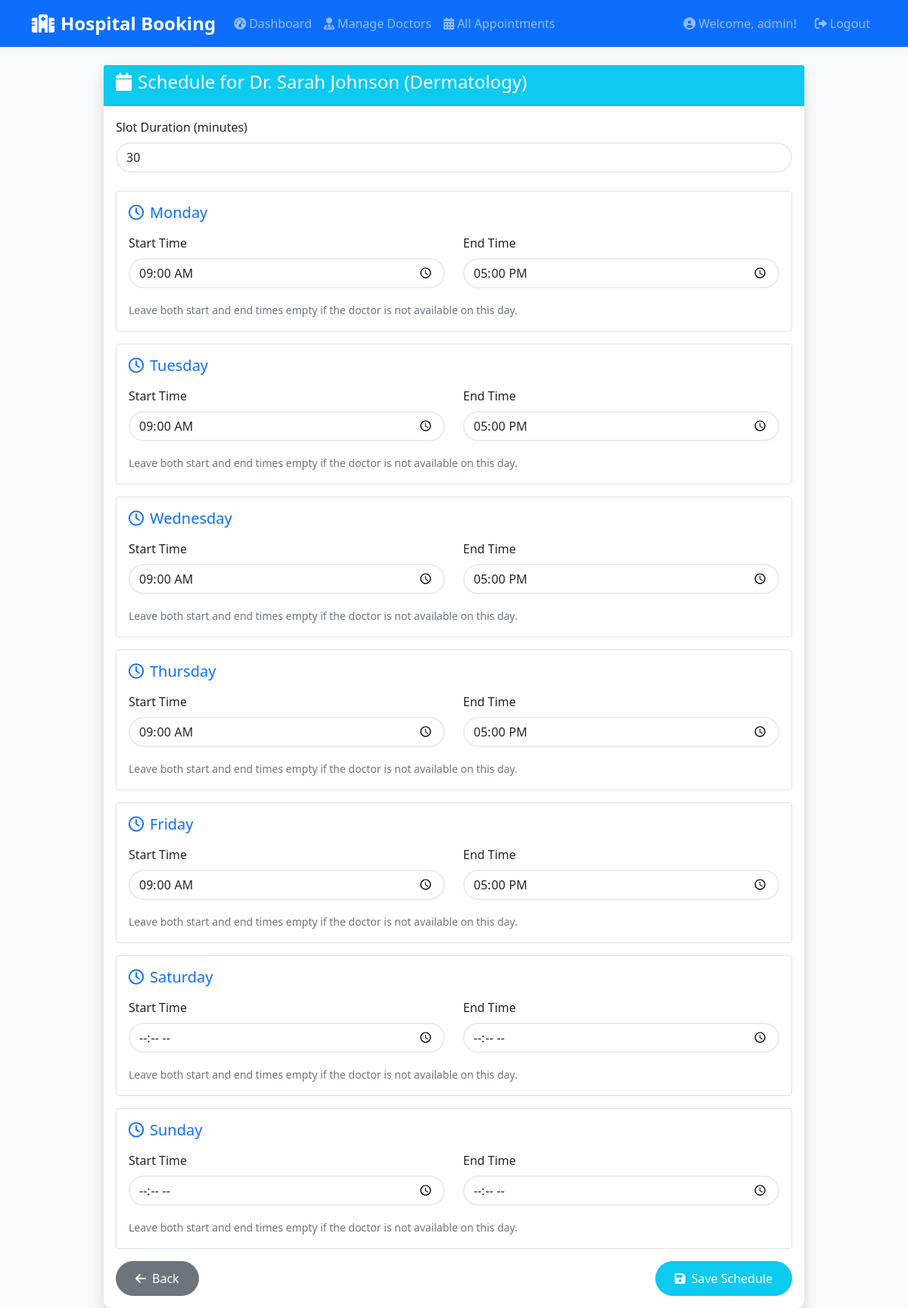
Page /admin/doctor/2/schedule (signed in) on the committed database.
### models/user.py (models this page shows, shortened)
class User(UserMixin, db.Model):
    id = db.Column(db.Integer, primary_key=True)
    username = db.Column(db.String(80), unique=True, nullable=False)
    email = db.Column(db.String(120), unique=True, nullable=False)
    password_hash = db.Column(db.String(128), nullable=False)
    role = db.Column(db.String(20), default='patient')  # 'patient' or 'admin'
    phone = db.Column(db.String(15))
    created_at = db.Column(db.DateTime, default=datetime.utcnow)
    appointments = db.relationship('Appointment', backref='patient', lazy=True)

### models/doctor.py (models this page shows, shortened)
class Doctor(db.Model):
    id = db.Column(db.Integer, primary_key=True)
    name = db.Column(db.String(100), nullable=False)
    specialization = db.Column(db.String(100), nullable=False)
    email = db.Column(db.String(120))
    phone = db.Column(db.String(15))
    experience = db.Column(db.Integer)  # years of experience
    qualifications = db.Column(db.Text)
    is_available = db.Column(db.Boolean, default=True)
    created_at = db.Column(db.DateTime, default=datetime.utcnow)
    appointments = db.relationship('Appointment', backref='doctor', lazy=True)
    schedules = db.relationship('DoctorSchedule', backref='doctor', lazy=True, cascade='all, delete-orphan')

class DoctorSchedule(db.Model):
    id = db.Column(db.Integer, primary_key=True)
    doctor_id = db.Column(db.Integer, db.ForeignKey('doctor.id'), nullable=False)
    day_of_week = db.Column(db.Integer, nullable=False)  # 0=Monday, 6=Sunday
    start_time = db.Column(db.Time, nullable=False)
    end_time = db.Column(db.Time, nullable=False)
    slot_duration = db.Column(db.Integer, default=30)  # minutes per appointment

### routes/admin.py (the view, shortened to what this page needs)
@admin_bp.route('/admin/doctor/<int:doctor_id>/schedule', methods=['GET', 'POST'])
@login_required
@admin_required
def manage_doctor_schedule(doctor_id):
    doctor = Doctor.query.get_or_404(doctor_id)
    schedules = {s.day_of_week: s for s in DoctorSchedule.query.filter_by(doctor_id=doctor_id).all()}
    return render_template('doctor_schedule.html', doctor=doctor, schedules=schedules)

### app.py (called while the page is built)
def create_app(config_name=None):
    app = Flask(__name__)
    if config_name is None:
        config_name = os.environ.get('FLASK_ENV', 'development')
    app.config.from_object(config[config_name])
    db.init_app(app)
    login_manager = LoginManager()
    login_manager.init_app(app)
    login_manager.login_view = 'auth.login'
    login_manager.login_message = 'Please log in to access this page.'
    login_manager.login_message_category = 'info'
    @login_manager.user_loader
    def load_user(user_id):
        return User.query.get(int(user_id))
    app.register_blueprint(auth_bp)
    app.register_blueprint(patient_bp)
    app.register_blueprint(admin_bp)
    with app.app_context():
        db.create_all()
        create_sample_data()
    return app

### routes/admin.py (called while the page is built)
def admin_required(f):
    @wraps(f)
    def decorated_function(*args, **kwargs):
        if not current_user.is_authenticated or current_user.role != 'admin':
            flash('Admin access required!', 'error')
            return redirect(url_for('auth.login'))
        return f(*args, **kwargs)
    return decorated_function

### templates/doctor_schedule.html (shortened to what this page needs)
{% extends "base.html" %}
{% block content %}
<div class="row justify-content-center">
    <div class="col-md-10">
        <div class="card shadow">
            <div class="card-header bg-info text-white">
                <h4><i class="fas fa-calendar me-2"></i>Schedule for {{ doctor.name }} ({{ doctor.specialization }})</h4>
            </div>
            <div class="card-body">
                <form method="POST" action="{{ url_for('admin.manage_doctor_schedule', doctor_id=doctor.id) }}">
                    <div class="mb-4">
                        <label for="slot_duration" class="form-label">Slot Duration (minutes)</label>
                        <input type="number" class="form-control" id="slot_duration" name="slot_duration" min="5" step="5"
                               value="{% if schedules and schedules|length > 0 %}{{ schedules[0].slot_duration }}{% else %}30{% endif %}" required>
                    </div>
                    {% set days = ['monday', 'tuesday', 'wednesday', 'thursday', 'friday', 'saturday', 'sunday'] %}
                    {% for day in days %}
                    <div class="border rounded p-3 mb-3">
                        <h5 class="mb-3 text-capitalize text-primary"><i class="far fa-clock me-2"></i>{{ day }}</h5>
                        <div class="row">
                            <div class="col-md-6 mb-3">
                                <label for="{{ day }}_start_time" class="form-label">Start Time</label>
                                <input type="time" class="form-control" id="{{ day }}_start_time" name="{{ day }}_start_time"
                                    value="{% if schedules and schedules|length > loop.index0 and schedules[loop.index0].start_time %}{{ schedules[loop.index0].start_time.strftime('%H:%M') }}{% endif %}">
                            </div>
                            <div class="col-md-6 mb-3">
                                <label for="{{ day }}_end_time" class="form-label">End Time</label>
                                <input type="time" class="form-control" id="{{ day }}_end_time" name="{{ day }}_end_time"
                                    value="{% if schedules and schedules|length > loop.index0 and schedules[loop.index0].end_time %}{{ schedules[loop.index0].end_time.strftime('%H:%M') }}{% endif %}">
                            </div>
                        </div>
                        <small class="text-muted">Leave both start and end times empty if the doctor is not available on this day.</small>
                    </div>
                    {% endfor %}
                    <div class="d-flex justify-content-between">
                        <a href="{{ url_for('admin.manage_doctors') }}" class="btn btn-secondary">
                            <i class="fas fa-arrow-left me-2"></i>Back
                        </a>
                        <button type="submit" class="btn btn-info text-white">
                            <i class="fas fa-save me-2"></i>Save Schedule
                        </button>
                    </div>
                </form>
            </div>
        </div>
    </div>
</div>
{% endblock %}

### templates/base.html (shortened to what this page needs)
<!DOCTYPE html>
<html lang="en">
<head>
    <link href="https://cdn.jsdelivr.net/npm/bootstrap@5.1.3/dist/css/bootstrap.min.css" rel="stylesheet">
    <link href="https://cdnjs.cloudflare.com/ajax/libs/font-awesome/6.0.0/css/all.min.css" rel="stylesheet">
    <link href="{{ url_for('static', filename='css/style.css') }}" rel="stylesheet">
</head>
<body>
    <nav class="navbar navbar-expand-lg navbar-dark bg-primary">
        <div class="container">
            <a class="navbar-brand" href="{{ url_for('auth.index') }}">
                <i class="fas fa-hospital me-2"></i>Hospital Booking
            </a>
            {% if current_user.is_authenticated %}
            <div class="collapse navbar-collapse" id="navbarNav">
                <ul class="navbar-nav me-auto">
                    {% if current_user.role == 'patient' %}
                        <li class="nav-item">
                            <a class="nav-link" href="{{ url_for('patient.dashboard') }}">
                                <i class="fas fa-tachometer-alt me-1"></i>Dashboard
                            </a>
                        </li>
                        <li class="nav-item">
                            <a class="nav-link" href="{{ url_for('patient.view_doctors') }}">
                                <i class="fas fa-user-md me-1"></i>Find Doctors
                            </a>
                        </li>
                        <li class="nav-item">
                            <a class="nav-link" href="{{ url_for('patient.appointment_history') }}">
                                <i class="fas fa-history me-1"></i>History
                            </a>
                        </li>
                        <li class="nav-item">
                            <a class="nav-link" href="{{ url_for('patient.profile') }}">
                                <i class="fas fa-user me-1"></i>Profile
                            </a>
                        </li>
                    {% elif current_user.role == 'admin' %}
                        <li class="nav-item">
                            <a class="nav-link" href="{{ url_for('admin.dashboard') }}">
                                <i class="fas fa-tachometer-alt me-1"></i>Dashboard
                            </a>
                        </li>
                        <li class="nav-item">
                            <a class="nav-link" href="{{ url_for('admin.manage_doctors') }}">
                                <i class="fas fa-user-md me-1"></i>Manage Doctors
                            </a>
                        </li>
                        <li class="nav-item">
                            <a class="nav-link" href="{{ url_for('admin.view_all_appointments') }}">
                                <i class="fas fa-calendar-alt me-1"></i>All Appointments
                            </a>
                        </li>
                    {% endif %}
                </ul>
                <div class="navbar-nav">
                    <span class="navbar-text me-3">
                        <i class="fas fa-user-circle me-1"></i>Welcome, {{ current_user.username }}!
                    </span>
                    <a class="nav-link" href="{{ url_for('auth.logout') }}">
                        <i class="fas fa-sign-out-alt me-1"></i>Logout
                    </a>
                </div>
            </div>
            {% endif %}
        </div>
    </nav>
    <div class="container mt-4">
        {% block content %}{% endblock %}
    </div>
</body>
</html>

### static/css/style.css (style rules this page uses)
:root { --primary-color: #0d6efd; --secondary-color: #6c757d; --success-color: #198754; --danger-color: #dc3545; --warning-color: #ffc107; --info-color: #0dcaf0; }
body { background-color: #f8f9fa; }
.card { border: none; border-radius: 10px; box-shadow: 0 0 20px rgba(0,0,0,0.1); transition: transform 0.3s ease; }
.navbar-brand { font-weight: bold; font-size: 1.5rem; }
.btn { border-radius: 25px; padding: 10px 25px; font-weight: 500; transition: all 0.3s ease; }
.form-control, .form-select { border-radius: 25px; border: 2px solid #e9ecef; transition: all 0.3s ease; }

### rows in the picture
User: username "admin"
Doctor: name "Dr. Sarah Johnson", specialization "Dermatology"
DoctorSchedule: slot_duration "30", start_time "09:00", end_time "17:00"
DoctorSchedule: start_time "09:00", end_time "17:00"
DoctorSchedule: start_time "09:00", end_time "17:00"
DoctorSchedule: start_time "09:00", end_time "17:00"
DoctorSchedule: start_time "09:00", end_time "17:00"

### other values in the picture
{{ day }} "Monday" "Tuesday" "Wednesday" "Thursday" "Friday" "Saturday" "Sunday"
